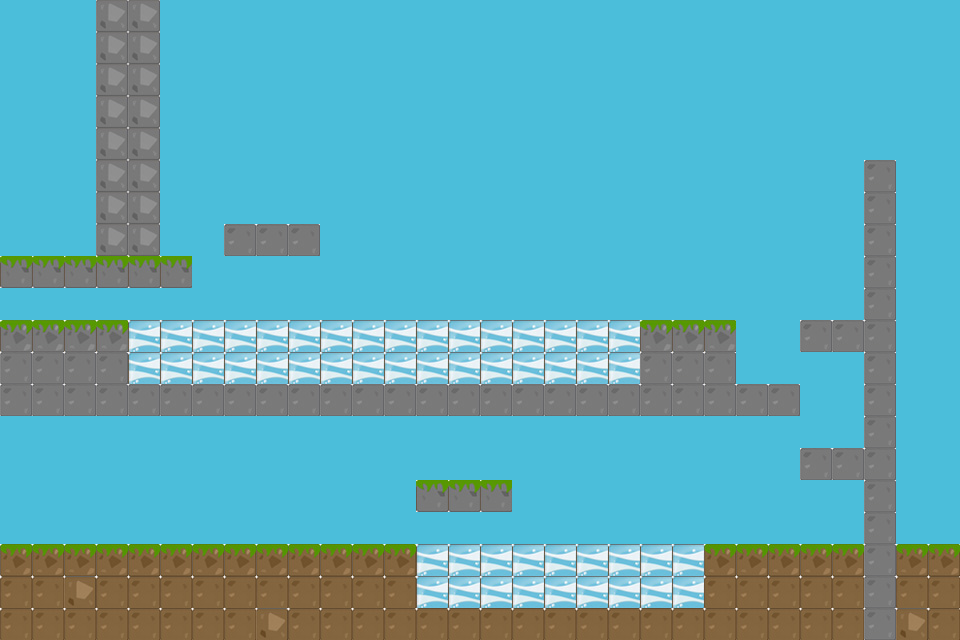

A 2D game scene composited from a Tiled map and its tileset images. What follows is a short description and the map's XML, with each tile layer's data collapsed to a summary:
An orthogonal 30x20 tile map with 32x32 px tiles, 5 tile layers (obstakels, platform3, platform2, platform1, ...).

<map version="1.0" orientation="orthogonal" width="30" height="20" tilewidth="32" tileheight="32" backgroundcolor="#4bbeda">
 <tileset firstgid="1" name="tilemap" tilewidth="32" tileheight="32">
  <image source="tilemap.jpg" width="97" height="162" />
 </tileset>
 <layer name="obstakels" width="30" height="20">
  <data>[600 cells, 146 non-empty, 6 distinct tile ids]</data>
 </layer>
 <layer name="platform3" width="30" height="20">
  <data>[600 cells, 3 non-empty, 1 distinct tile ids]</data>
 </layer>
 <layer name="platform2" width="30" height="20">
  <data>[600 cells, 3 non-empty, 1 distinct tile ids]</data>
 </layer>
 <layer name="platform1" width="30" height="20">
  <data>[600 cells, 3 non-empty, 1 distinct tile ids]</data>
 </layer>
 <layer name="deadzone" width="30" height="20">
  <data>[600 cells, 50 non-empty, 1 distinct tile ids]</data>
 </layer>
</map>